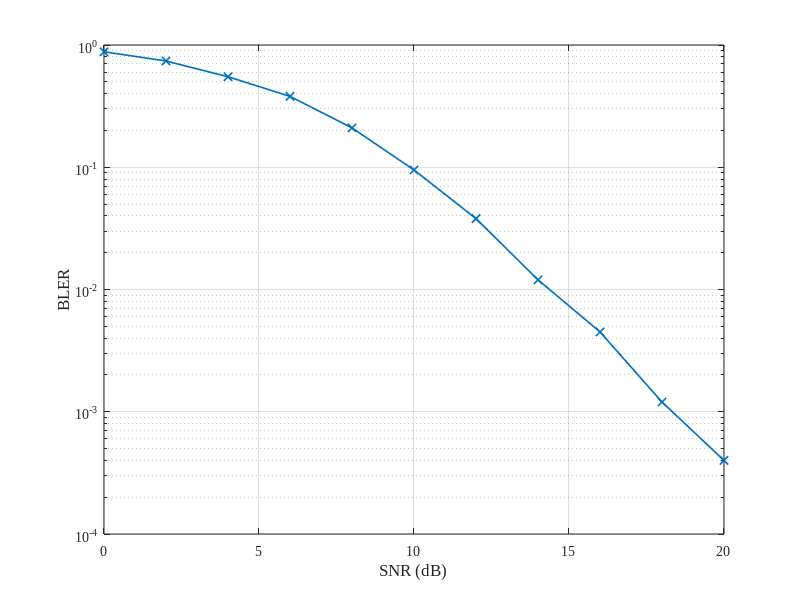

This chart was generated by the following MATLAB code: (Note: this script raises an error after producing the figure.)
clc
clear all

% SNR Range
d1 = 0:2:20;

BLER_svc = [0.8800, 0.7400, 0.5500, 0.3800, 0.2100, 0.0950, 0.0380, 0.0120, 0.0045, 0.0012, 0.0004];

width = 5;      % Width in inches
height = 4;     % Height in inches
alw = 1.2;      % AxesLineWidth
fsz = 12;       % Fontsize
lw = 1.2;       % LineWidth
msz = 6;        % MarkerSize

% Plot Setup
% figure
pos = get(gcf, 'Position');
set(gcf, 'Position', [pos(1) pos(2) width*100, height*100]); %<- Set size
set(0,'defaultAxesFontName','Times New Roman');

semilogy(d1, BLER_svc, '-x', 'LineWidth', lw, 'MarkerSize', msz); hold on; grid on

xlabel('SNR (dB)', 'FontSize', fsz)
ylabel('BLER', 'FontSize', fsz)


ax = gca;
ax.FontSize = fsz;
ax.LineWidth = alw;
grid on
axis([0 20 1e-4 1])
